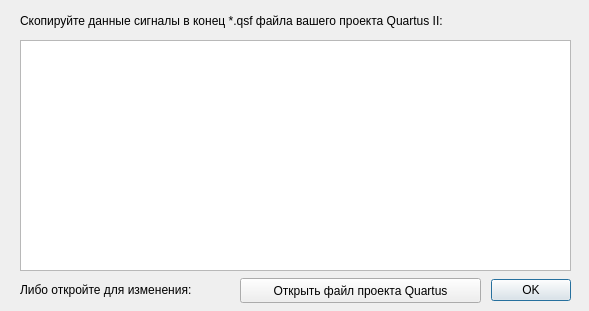
<?xml version="1.0" encoding="UTF-8"?>
<ui version="4.0">
 <class>Dialog</class>
 <widget class="QDialog" name="Dialog">
  <property name="geometry">
   <rect>
    <x>0</x>
    <y>0</y>
    <width>589</width>
    <height>311</height>
   </rect>
  </property>
  <property name="sizePolicy">
   <sizepolicy hsizetype="Fixed" vsizetype="Fixed">
    <horstretch>0</horstretch>
    <verstretch>0</verstretch>
   </sizepolicy>
  </property>
  <property name="windowTitle">
   <string>Dialog</string>
  </property>
  <widget class="QDialogButtonBox" name="buttonBox">
   <property name="geometry">
    <rect>
     <x>490</x>
     <y>270</y>
     <width>81</width>
     <height>41</height>
    </rect>
   </property>
   <property name="orientation">
    <enum>Qt::Horizontal</enum>
   </property>
   <property name="standardButtons">
    <set>QDialogButtonBox::Ok</set>
   </property>
  </widget>
  <widget class="QTextEdit" name="textEdit">
   <property name="geometry">
    <rect>
     <x>20</x>
     <y>40</y>
     <width>551</width>
     <height>231</height>
    </rect>
   </property>
  </widget>
  <widget class="QLabel" name="label">
   <property name="geometry">
    <rect>
     <x>20</x>
     <y>10</y>
     <width>531</width>
     <height>21</height>
    </rect>
   </property>
   <property name="text">
    <string>Скопируйте данные сигналы в конец *.qsf файла вашего проекта Quartus II:</string>
   </property>
  </widget>
  <widget class="QPushButton" name="pushButton">
   <property name="geometry">
    <rect>
     <x>240</x>
     <y>278</y>
     <width>241</width>
     <height>25</height>
    </rect>
   </property>
   <property name="text">
    <string>Открыть файл проекта Quartus</string>
   </property>
  </widget>
  <widget class="QLabel" name="label_2">
   <property name="geometry">
    <rect>
     <x>20</x>
     <y>280</y>
     <width>221</width>
     <height>20</height>
    </rect>
   </property>
   <property name="text">
    <string>Либо откройте для изменения:</string>
   </property>
  </widget>
 </widget>
 <resources/>
 <connections>
  <connection>
   <sender>buttonBox</sender>
   <signal>accepted()</signal>
   <receiver>Dialog</receiver>
   <slot>accept()</slot>
   <hints>
    <hint type="sourcelabel">
     <x>248</x>
     <y>254</y>
    </hint>
    <hint type="destinationlabel">
     <x>157</x>
     <y>274</y>
    </hint>
   </hints>
  </connection>
  <connection>
   <sender>buttonBox</sender>
   <signal>rejected()</signal>
   <receiver>Dialog</receiver>
   <slot>reject()</slot>
   <hints>
    <hint type="sourcelabel">
     <x>316</x>
     <y>260</y>
    </hint>
    <hint type="destinationlabel">
     <x>286</x>
     <y>274</y>
    </hint>
   </hints>
  </connection>
 </connections>
</ui>
